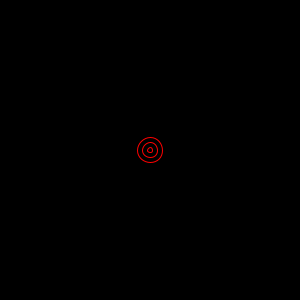
Frame 1 (no input)
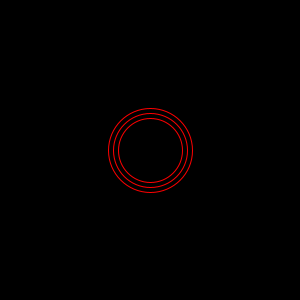
Frame 60 (the mouse pressed at the canvas centre just before this capture)
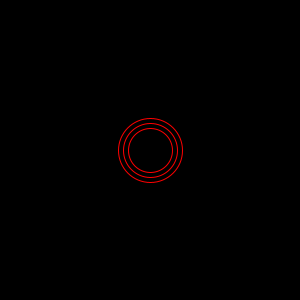
Frame 120 (the mouse held since frame 60 and released just before this capture)

The Processing sketch that drew these frames (run headless with seeded random() and noise(); from frame 60 on, the mouse is pressed at the canvas centre):

// Processing sketch: processing_117632
// ── processing_117632.pde

int tamano;

void setup(){
    size(300,300);
    noFill();
    stroke(255,0,0);
}

void draw(){
    background(0);
    for(int i=5; i<= 25; i = i + 10){
        ellipse(150, 150, tamano+i, tamano+i);
    }
    tamano = tamano + 1;
    if(tamano > 80){
        tamano = 1;
    }
}
